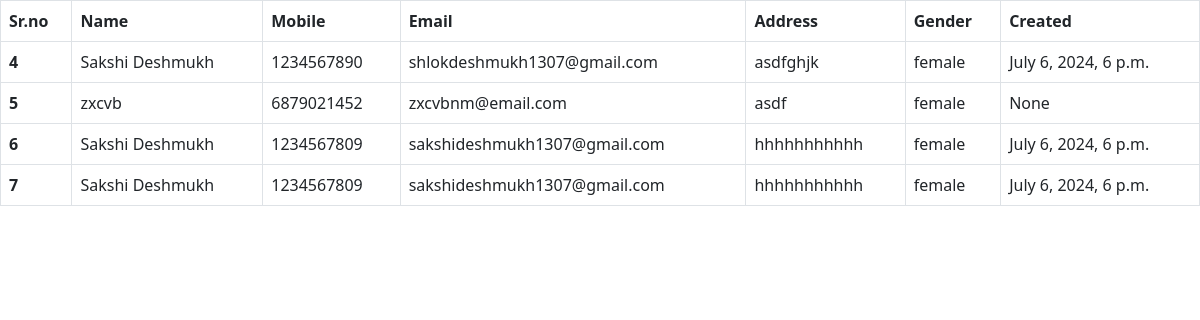
Page /staff/cust_data/ on the committed database.
### cust/models.py (models this page shows)
class customer(models.Model):
    user = models.OneToOneField(User, on_delete=models.CASCADE,null=True)
    name = models.CharField(max_length=50,null=True)
    mobile = models.IntegerField(null=True)
    email = models.EmailField(max_length=254,null=True)
    address = models.CharField(max_length=50,null=True)
    gender = models.CharField(max_length=50,null=True)
    created_at = models.DateTimeField(auto_now=False, auto_now_add=False,null=True)

### staff/views.py (the view)
# urls.py: path('cust_data/',cust_data,name='cust_data'),
def cust_data(request):
    s=customer.objects.all()
    return render(request,'staff/cust_data.html',{'cust':s})

### templates/staff/cust_data.html (shortened to what this page needs)
<!DOCTYPE html>
<html lang="en">
<head>
    <link href="https://cdn.jsdelivr.net/npm/bootstrap@5.0.2/dist/css/bootstrap.min.css" rel="stylesheet">
</head>
<body>
    <table class="table table-bordered">
            <thead>
              <tr>
                <th scope="col">Sr.no</th>
                <th scope="col">Name</th>
                <th scope="col">Mobile</th>
                <th scope="col">Email</th>
                <th scope="col">Address</th>
                <th scope="col">Gender</th>
                <th scope="col">Created</th>
              </tr>
            </thead>
            <tbody>
                {%for i in cust%}
                   <tr>
                    <th scope="row">{{i.id}}</th>
                    <td>{{i.name}}</td>
                    <td>{{i.mobile}}</td>
                    <td>{{i.email}}</td>
                    <td>{{i.address}}</td>
                    <td>{{i.gender}}</td>
                    <td>{{i.created_at}}</td>
                  </tr>
                {% endfor %}
            </tbody>
      </table>
</body>
</html>

### rows in the picture
customer: id "4", name "Sakshi Deshmukh", mobile "1234567890", email "shlokdeshmukh1307@gmail.com", address "asdfghjk", gender "female", created_at "July 6, 2024, 6 p.m."
customer: id "5", name "zxcvb", mobile "6879021452", email "zxcvbnm@email.com", address "asdf", gender "female", created_at "None"
customer: id "6", name "Sakshi Deshmukh", mobile "1234567809", email "sakshideshmukh1307@gmail.com", address "hhhhhhhhhhh", gender "female", created_at "July 6, 2024, 6 p.m."
customer: id "7", name "Sakshi Deshmukh", mobile "1234567809", email "sakshideshmukh1307@gmail.com", address "hhhhhhhhhhh", gender "female", created_at "July 6, 2024, 6 p.m."
